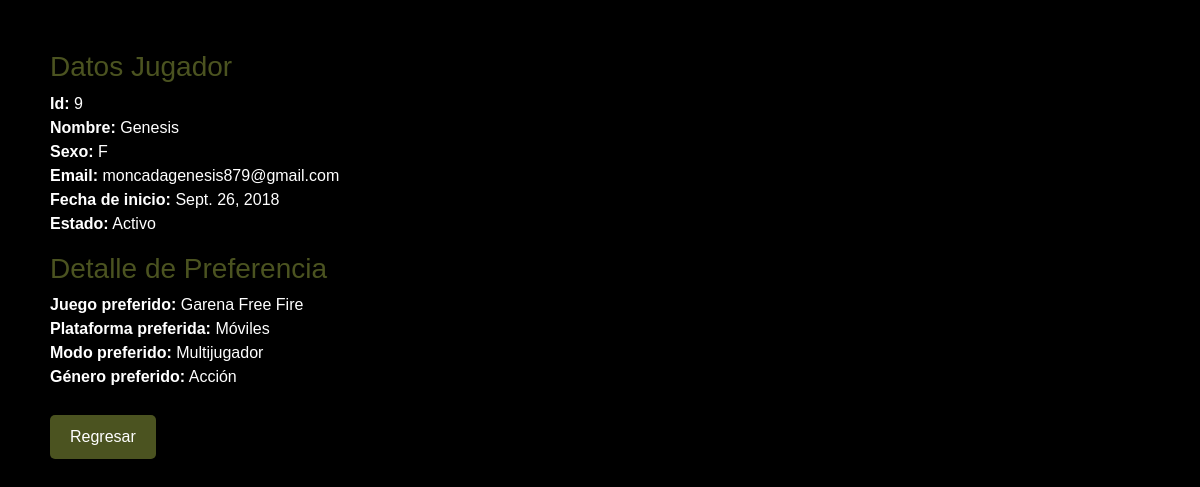
The app's page /ver_jugador/9/ with its own data.
### jugadores/models.py (models this page shows, shortened)
class Jugador(models.Model):
    sexo = [
        ("M", "Masculino"),
        ("F", "Femenino")
    ]
    nombre = models.CharField(max_length=50)
    sexo = models.CharField(max_length=1, choices=sexo, null=True)
    Email = models.CharField(max_length=50)
    activo = models.BooleanField(default=True)
    fecha_de_inicio = models.DateField(null=True)
    modos_preferidos = models.ForeignKey(Modo, on_delete=models.SET_NULL, null=True)
    generos_preferidos = models.ForeignKey(GeneroJuego, on_delete=models.SET_NULL, null=True)
    plataforma_preferida = models.ForeignKey(Plataforma, on_delete=models.SET_NULL, null=True)
    juego_preferido = models.ForeignKey(Juego, on_delete=models.SET_NULL, null=True)

class Juego(models.Model):
    nombre = models.CharField(max_length=100)

class Plataforma(models.Model):
    nombre = models.CharField(max_length=500, null=True)

class Modo(models.Model):
    nombre = models.CharField(max_length=100)

class GeneroJuego(models.Model):
    nombre = models.CharField(max_length=50)

### jugadores/views.py (the view)
# urls.py: path('ver_jugador/<int:jugador_id>/', ver_jugador, name='ver_jugador'),
def ver_jugador(request, jugador_id):
    jugador = get_object_or_404(Jugador, pk=jugador_id)
    datos = {'jugador':jugador}
    pagina = loader.get_template('ver_jugador.html')
    return HttpResponse(pagina.render(datos, request))

### jugadores/templates/ver_jugador.html (shortened to what this page needs)
<!DOCTYPE html>
<html lang="en">
<head>
    {% load static %}
    <link rel="stylesheet" href="{% static 'fontawesomefree/css/fontawesome.css' %}" type="text/css">
    <link rel="stylesheet" href="{% static 'fontawesomefree/css/brands.css' %}" type="text/css">
    <link rel="stylesheet" href="{% static 'fontawesomefree/css/solid.css' %}" type="text/css">
    <link rel="stylesheet" href="https://cdn.jsdelivr.net/npm/bootstrap@5.3.2/dist/css/bootstrap.min.css">
</head>
<body>
    <h3>Datos Jugador</h3>
    <p>
        <strong>Id:</strong> {{ jugador.id }}<br>
        <strong>Nombre:</strong> {{ jugador.nombre }}<br>
        <strong>Sexo:</strong> {{ jugador.sexo }}<br>
        <strong>Email:</strong> {{ jugador.Email }}<br>
        <strong>Fecha de inicio:</strong> {{jugador.fecha_de_inicio }}<br>
        <strong>Estado:</strong>
        {% if jugador.activo %}
            Activo
        {% else %}
            Inactivo
        {% endif %}<br>
    </p>
    <h3>Detalle de Preferencia</h3>
    <strong>Juego preferido:</strong> {{jugador.juego_preferido.nombre}}<br>
    <strong>Plataforma preferida:</strong> {{ jugador.plataforma_preferida.nombre }}<br>
    <strong>Modo preferido:</strong> {{ jugador.modos_preferidos.nombre }}<br>
    <strong>Género preferido:</strong> {{jugador.generos_preferidos.nombre}}<br>
    <a href="{% url 'jugadores' %}" class="btn btn-info">Regresar</a>
</body>
</html>

### jugadores/templates/ver_jugador.html (style rules this page uses)
body { background-color: #000000; color: #ffffff; font-family: Arial, sans-serif; margin: 50px; }
h3 { color: #4B5320; }
p { color: #ffffff; }
.btn-info { background-color: #4B5320; color: #ffffff; padding: 10px 20px; text-decoration: none; border: none; border-radius: 5px; cursor: pointer; display: inline-block; margin-top: 10px; }

### records on screen
Jugador: id "9", nombre "Genesis", sexo "F", Email "moncadagenesis879@gmail.com", fecha_de_inicio "Sept. 26, 2018", juego_preferido.nombre "Garena Free Fire", plataforma_preferida.nombre "Móviles", modos_preferidos.nombre "Multijugador", generos_preferidos.nombre "Acción"
